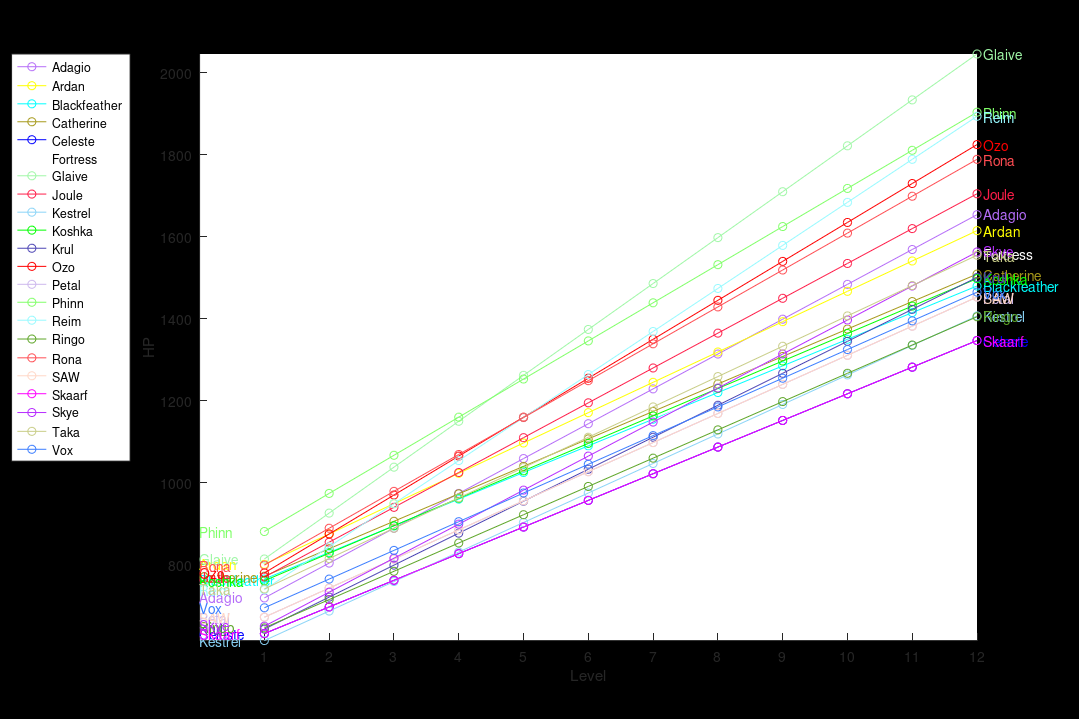
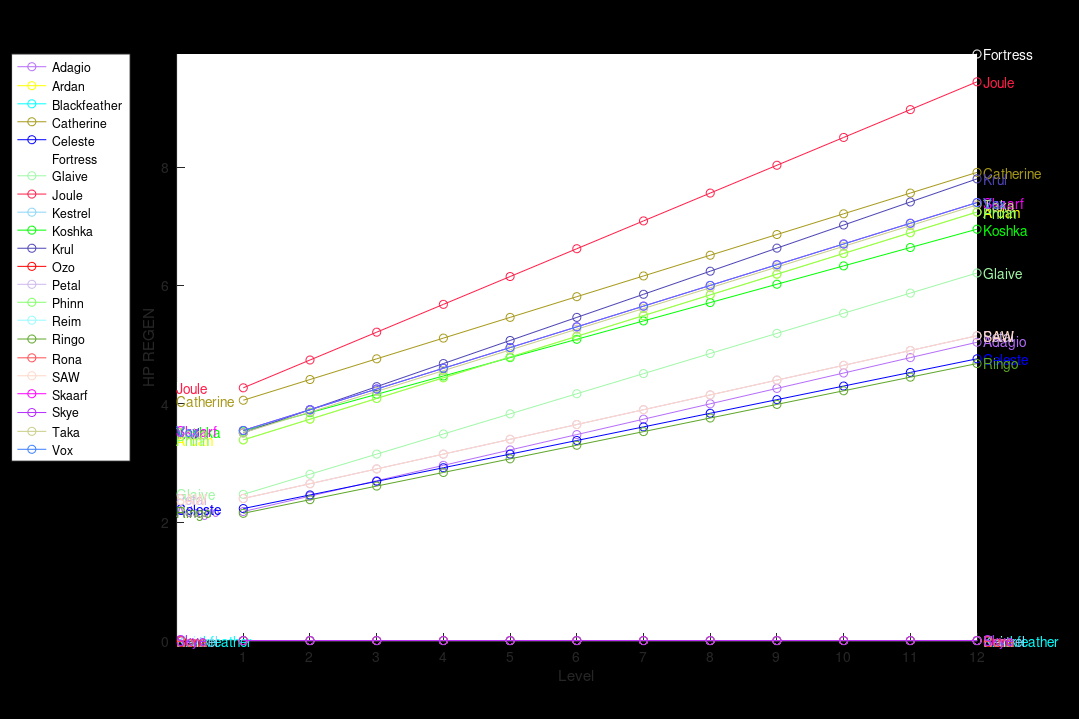
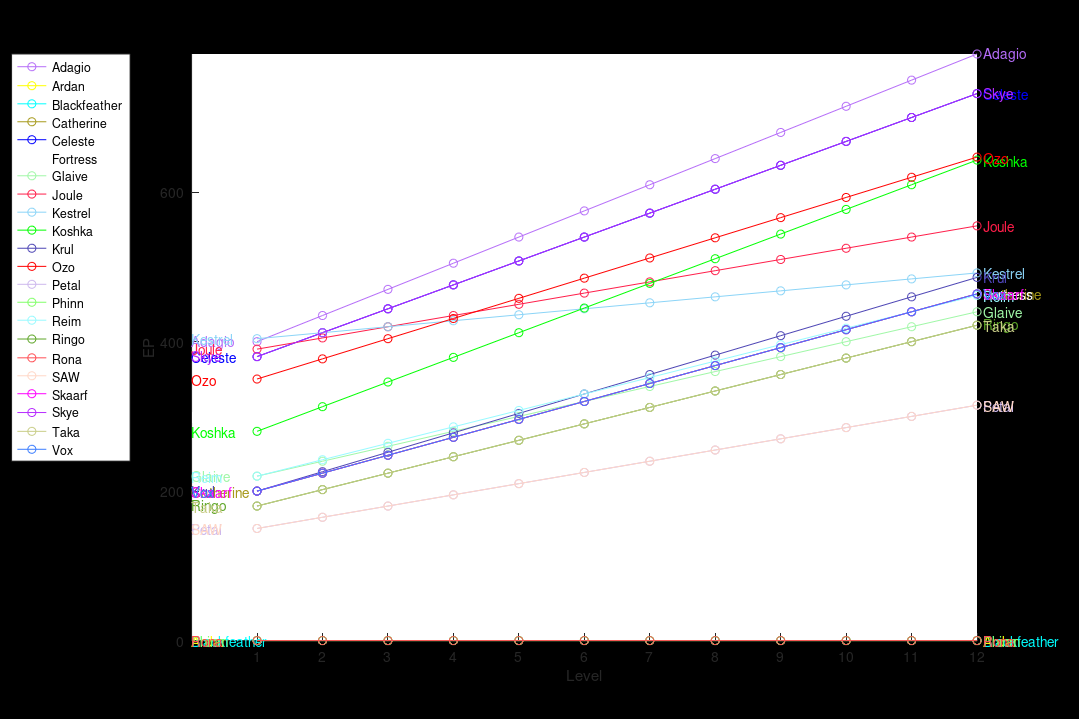
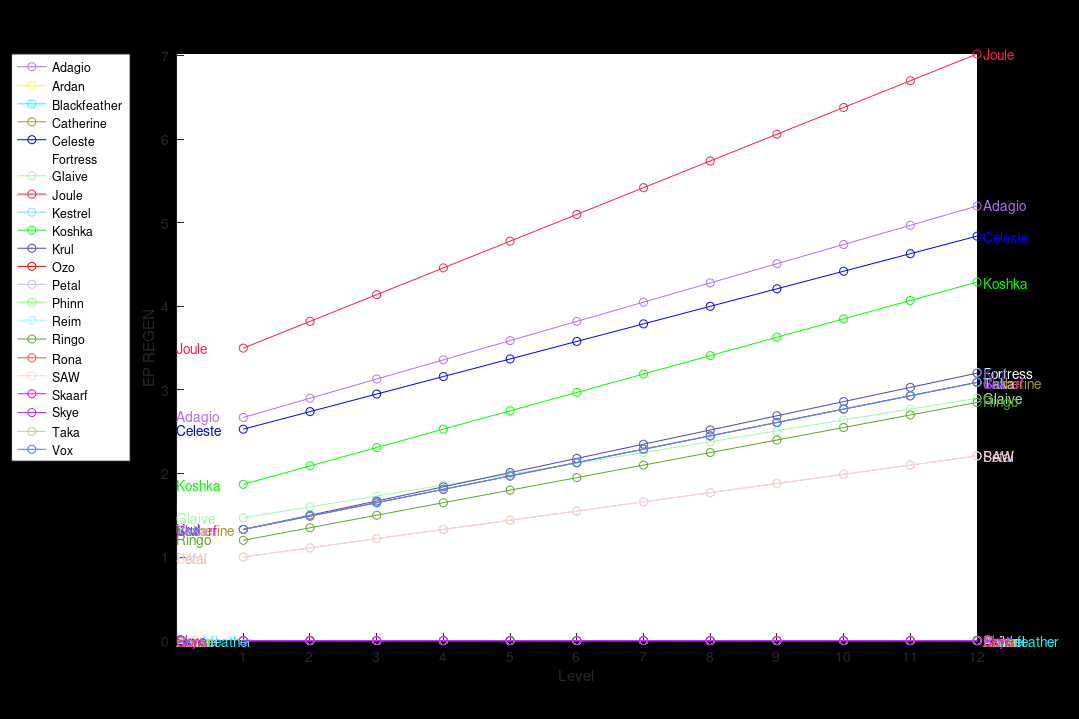

MATLAB code to generate these figures, in order:
% Constants
VERSION = 1.14;
NUM_STATS = 10;
NUM_LEVELS = 12;
GRAPH_WIDTH = 1080;
GRAPH_HEIGHT = 720;
DELIM = ' ';

% Parse info
fid = fopen('HeroStats.txt', 'r');
names = {};
stats = double(zeros(1,NUM_STATS));
increments = double(zeros(1,NUM_STATS));
counter = 1;

while ~feof(fid)
   line = fgetl(fid);
   line = strsplit(line, DELIM);
   % save name
   names{counter} = line{1};
   % save stats and increments
   len = length(line);
   stats(counter,:) = str2double(line(2:2:len));
   increments(counter,:) = str2double(line(3:2:len));
   counter = counter + 1;
end
fclose(fid);

% Plot graphs
close all
titles = {'HP', 'HP REGEN', 'EP', 'EP REGEN', 'WEAPON DAMAGE', 'ATTACK SPEED', ...
    'ARMOR', 'SHIELD', 'ATTACK RANGE', 'MOVE SPEED'};
numHeroes = length(names);
numStats = length(stats(1,:));
% Randomly generate one color to represent each hero
% Since background will be black, slightly skew the random color generation
% and use a set of predefined colors to boost readability
predefinedColors = [1,0,0;0,1,0;0,0,1;1,1,0;0,1,1;1,0,1;1,1,1];
colors = min(0.1+rand(numHeroes,3),1);
predefColorAssignments = randperm(numHeroes);
colors(predefColorAssignments(1:length(predefinedColors)),:) = predefinedColors;

% Plot growable stats as line graphs
for i = 1:numStats-2
    fig = figure;
    whitebg(fig, 'k')
    set(fig,'Position', [5 5 GRAPH_WIDTH GRAPH_HEIGHT]);
    title(['Vainglory ' num2str(VERSION) ' Hero ', titles{i}, ...
        ' Comparison Graph \fontsize{10}by k3tchup'], 'FontSize', 15)
    hold on
    minVal = inf;
    maxVal = -inf;
    for r = 1:numHeroes
        if increments(r,i) > 0
            progress = stats(r,i):increments(r,i):stats(r,i)+increments(r,i)*(NUM_LEVELS-1);
        else
            progress = stats(r,i)*ones(1,NUM_LEVELS);
        end
        minVal = min(minVal, progress(1));
        maxVal = max(maxVal, progress(NUM_LEVELS));
        plot(1:NUM_LEVELS, progress, '-o', 'Color', colors(r,:))
        text(0,progress(1),names{r}, 'Color', colors(r,:), 'FontSize', 10)
        text(NUM_LEVELS+0.1,progress(NUM_LEVELS),names{r}, 'Color', colors(r,:), 'FontSize', 10)
    end
    axis([0 NUM_LEVELS minVal maxVal])
    xlabel('Level')
    ylabel(titles{i});
    l = legend(names);
    set(l,'location','northwestoutside');
    set(gca,'XTick',1:1:NUM_LEVELS)
    set(gcf,'PaperPositionMode','auto', 'InvertHardCopy', 'off');
    print(titles{i},'-dpng','-r100')
    hold off
end

% Plot the others as bar graphs
for j = numStats-1:numStats
    fig = figure;
    whitebg(fig, 'k')
    set(fig,'Position', [5 5 GRAPH_WIDTH GRAPH_HEIGHT]);
    title(['Vainglory ' num2str(VERSION) ' Hero ', titles{i}, ...
        ' Comparison Graph \fontsize{10}by k3tchup'], 'FontSize', 15)
    hold on
    maxVal = -inf;
    for r = 1:numHeroes
        value = stats(r,j);
        h = bar(r,value);
        set(h,'facecolor',colors(r,:))
        text(r-0.25,value+0.15,num2str(value), 'Color', colors(r,:))
        text(r-0.25,-0.15,names{r}, 'Color', colors(r,:))
        minVal = min(minVal, value);
        maxVal = max(maxVal, value);
    end
    axis([0 numHeroes+1 0 maxVal+0.5])
    ylabel(titles{j})
    set(gca,'XTick',[])
    set(gcf,'PaperPositionMode','auto', 'InvertHardCopy', 'off');
    print(titles{j},'-dpng','-r100')
    hold off
end